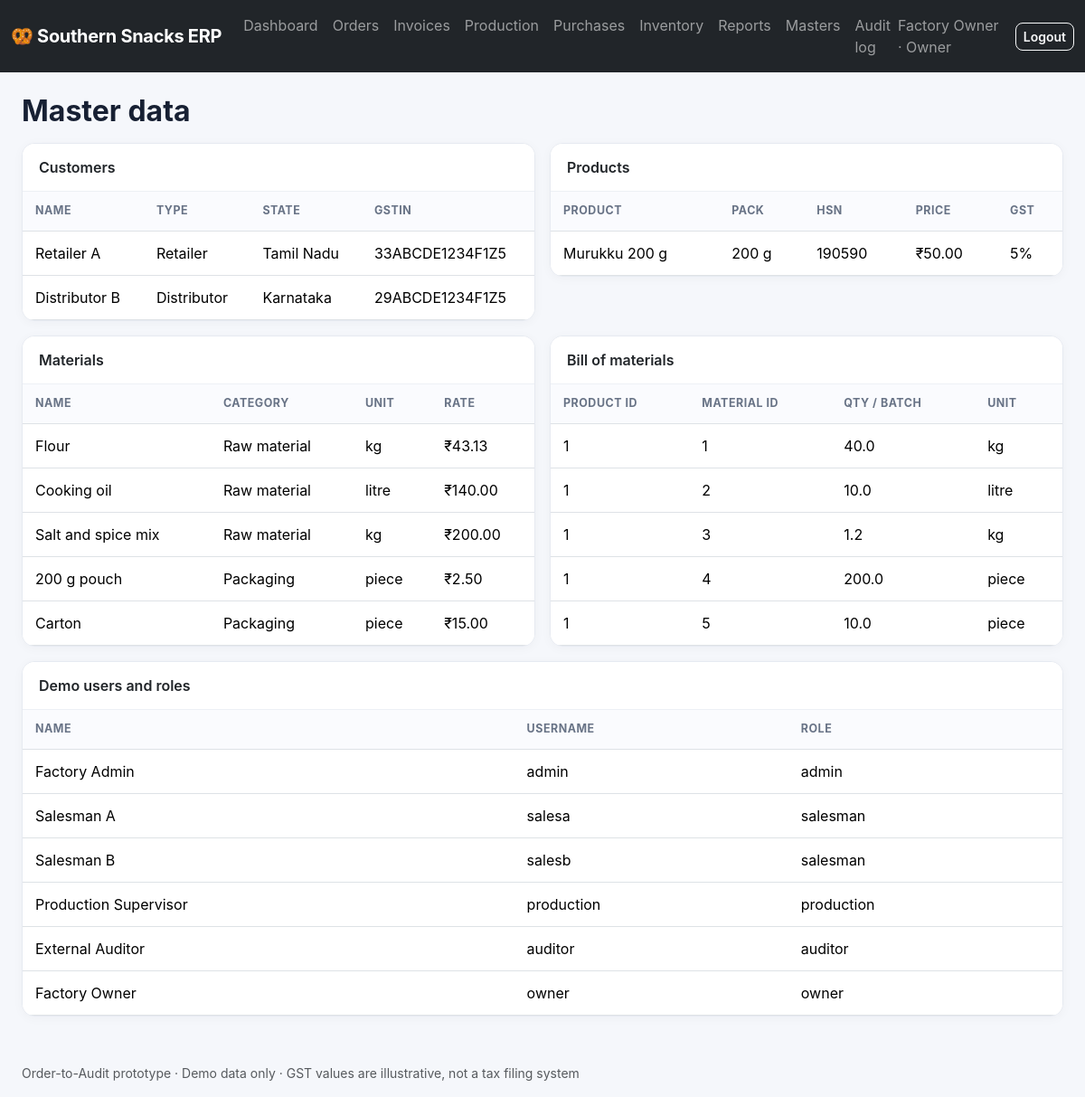
Screenshot of /masters (signed in) with the database file from the repository.
### app.py (models this page shows, shortened)
class User(UserMixin, db.Model):
    id=db.Column(db.Integer, primary_key=True); username=db.Column(db.String(80), unique=True); password_hash=db.Column(db.String(255)); role=db.Column(db.String(30)); full_name=db.Column(db.String(120))

class Customer(db.Model):
    id=db.Column(db.Integer,primary_key=True); name=db.Column(db.String(120)); kind=db.Column(db.String(30)); state=db.Column(db.String(80)); gstin=db.Column(db.String(20)); salesman_id=db.Column(db.Integer,db.ForeignKey('user.id'),nullable=True)

class Product(db.Model):
    id=db.Column(db.Integer,primary_key=True); name=db.Column(db.String(120)); pack_size=db.Column(db.String(30)); hsn=db.Column(db.String(20)); price_paise=db.Column(db.Integer); gst_rate=db.Column(db.Integer,default=5); finished_stock=db.Column(db.Integer,default=0)

class Material(db.Model):
    id=db.Column(db.Integer,primary_key=True); name=db.Column(db.String(120)); unit=db.Column(db.String(20)); category=db.Column(db.String(30)); stock_milli=db.Column(db.Integer,default=0); rate_paise=db.Column(db.Integer,default=0); reorder_level_milli=db.Column(db.Integer,default=0)

class BOMLine(db.Model):
    id=db.Column(db.Integer,primary_key=True); product_id=db.Column(db.Integer,db.ForeignKey('product.id')); material_id=db.Column(db.Integer,db.ForeignKey('material.id')); qty_milli=db.Column(db.Integer); unit=db.Column(db.String(20))

### app.py (the view)
@app.route('/masters')
@role_required('admin','owner')
def masters(): return render_template('masters.html',customers=Customer.query.all(),products=Product.query.all(),materials=Material.query.all(),users=User.query.all(),boms=BOMLine.query.all())

### app.py (called while the page is built)
@login_manager.user_loader
def load_user(uid): return db.session.get(User,int(uid))

def role_required(*roles):
    def deco(fn):
        @wraps(fn)
        def wrapped(*a,**kw):
            if not current_user.is_authenticated: return login_manager.unauthorized()
            if current_user.role not in roles: abort(403)
            return fn(*a,**kw)
        return wrapped
    return deco

def money(paise): return f"₹{(paise or 0)/100:,.2f}"

@app.context_processor
def inject(): return {'today':date.today(), 'invoice_due':invoice_due}

### templates/masters.html
{% extends 'base.html' %}{% block content %}<h2 class="fw-bold mb-3">Master data</h2><div class="row g-3"><div class="col-lg-6"><div class="card"><div class="card-header bg-white fw-semibold">Customers</div><table class="table mb-0"><thead><tr><th>Name</th><th>Type</th><th>State</th><th>GSTIN</th></tr></thead><tbody>{% for c in customers %}<tr><td>{{c.name}}</td><td>{{c.kind}}</td><td>{{c.state}}</td><td>{{c.gstin}}</td></tr>{% endfor %}</tbody></table></div></div><div class="col-lg-6"><div class="card"><div class="card-header bg-white fw-semibold">Products</div><table class="table mb-0"><thead><tr><th>Product</th><th>Pack</th><th>HSN</th><th>Price</th><th>GST</th></tr></thead><tbody>{% for p in products %}<tr><td>{{p.name}}</td><td>{{p.pack_size}}</td><td>{{p.hsn}}</td><td>{{money(p.price_paise)}}</td><td>{{p.gst_rate}}%</td></tr>{% endfor %}</tbody></table></div></div><div class="col-lg-6"><div class="card"><div class="card-header bg-white fw-semibold">Materials</div><table class="table mb-0"><thead><tr><th>Name</th><th>Category</th><th>Unit</th><th>Rate</th></tr></thead><tbody>{% for m in materials %}<tr><td>{{m.name}}</td><td>{{m.category}}</td><td>{{m.unit}}</td><td>{{money(m.rate_paise)}}</td></tr>{% endfor %}</tbody></table></div></div><div class="col-lg-6"><div class="card"><div class="card-header bg-white fw-semibold">Bill of materials</div><table class="table mb-0"><thead><tr><th>Product ID</th><th>Material ID</th><th>Qty / batch</th><th>Unit</th></tr></thead><tbody>{% for b in boms %}<tr><td>{{b.product_id}}</td><td>{{b.material_id}}</td><td>{{b.qty_milli/1000}}</td><td>{{b.unit}}</td></tr>{% endfor %}</tbody></table></div></div><div class="col-12"><div class="card"><div class="card-header bg-white fw-semibold">Demo users and roles</div><table class="table mb-0"><thead><tr><th>Name</th><th>Username</th><th>Role</th></tr></thead><tbody>{% for u in users %}<tr><td>{{u.full_name}}</td><td>{{u.username}}</td><td>{{u.role}}</td></tr>{% endfor %}</tbody></table></div></div></div>{% endblock %}

### templates/base.html (shortened to what this page needs)
<!doctype html><html lang="en"><head><meta charset="utf-8"><meta name="viewport" content="width=device-width, initial-scale=1"><title>{{ title or 'Southern Snacks | Order-to-Audit' }}</title><link href="https://cdn.jsdelivr.net/npm/bootstrap@5.3.3/dist/css/bootstrap.min.css" rel="stylesheet"><link href="{{ url_for('static',filename='style.css') }}" rel="stylesheet"></head><body>{% if current_user.is_authenticated %}<nav class="navbar navbar-expand-lg navbar-dark bg-dark"><div class="container-fluid"><a class="navbar-brand fw-bold" href="{{ url_for('dashboard') }}">🥨 Southern Snacks ERP</a><button class="navbar-toggler" data-bs-toggle="collapse" data-bs-target="#nav"></button><div class="collapse navbar-collapse" id="nav"><ul class="navbar-nav me-auto">{% for endpoint,label in [('dashboard','Dashboard'),('orders','Orders'),('invoices','Invoices'),('production','Production'),('purchases','Purchases'),('inventory','Inventory'),('reports','Reports')] %}<li class="nav-item"><a class="nav-link" href="{{ url_for(endpoint) }}">{{ label }}</a></li>{% endfor %}{% if current_user.role in ['admin','owner'] %}<li class="nav-item"><a class="nav-link" href="{{ url_for('masters') }}">Masters</a></li>{% endif %}{% if current_user.role in ['admin','owner','auditor'] %}<li class="nav-item"><a class="nav-link" href="{{ url_for('audit_log') }}">Audit log</a></li>{% endif %}</ul><span class="navbar-text me-3">{{ current_user.full_name }} · {{ current_user.role|title }}</span><a class="btn btn-outline-light btn-sm" href="{{ url_for('logout') }}">Logout</a></div></div></nav>{% endif %}<main class="container-fluid px-lg-4 py-4">{% with messages=get_flashed_messages(with_categories=true) %}{% for category,message in messages %}<div class="alert alert-{{ category }} alert-dismissible fade show">{{ message }}<button class="btn-close" data-bs-dismiss="alert"></button></div>{% endfor %}{% endwith %}{% block content %}{% endblock %}</main><footer class="container-fluid px-lg-4 pb-3 text-muted small">Order-to-Audit prototype · Demo data only · GST values are illustrative, not a tax filing system</footer><script src="https://cdn.jsdelivr.net/npm/bootstrap@5.3.3/dist/js/bootstrap.bundle.min.js"></script></body></html>

### static/style.css (style rules this page uses)
:root { --ink:#172033;--muted:#687386;--brand:#2457d6 }
body { background:#f5f7fb;color:var(--ink);font-family:Inter,system-ui,-apple-system,Segoe UI,sans-serif }
.navbar-brand { letter-spacing:-.3px }
.card { border:1px solid #e6eaf1;border-radius:14px;box-shadow:0 2px 12px rgba(23,32,51,.035);overflow:hidden }
.card-header { padding:14px 18px;border-bottom:1px solid #edf0f5 }
.table>:not(caption)>*>* { padding:12px 14px;vertical-align:middle }
.table thead th { font-size:.78rem;text-transform:uppercase;letter-spacing:.04em;color:#687386;background:#fafbfe }
.btn { border-radius:8px;font-weight:600 }
footer { margin-top:28px }

### rows the page displays
User: full_name "Factory Owner", role "Owner", username "owner", role "owner"
Customer: name "Retailer A", kind "Retailer", state "Tamil Nadu", gstin "33ABCDE1234F1Z5"
Customer: name "Distributor B", kind "Distributor", state "Karnataka", gstin "29ABCDE1234F1Z5"
Product: name "Murukku 200 g", pack_size "200 g", hsn "190590", price_paise "₹50.00", gst_rate "5"
Material: name "Flour", category "Raw material", unit "kg", rate_paise "₹43.13"
Material: name "Cooking oil", category "Raw material", unit "litre", rate_paise "₹140.00"
Material: name "Salt and spice mix", category "Raw material", unit "kg", rate_paise "₹200.00"
Material: name "200 g pouch", category "Packaging", unit "piece", rate_paise "₹2.50"
Material: name "Carton", category "Packaging", unit "piece", rate_paise "₹15.00"
BOMLine: product_id "1", material_id "1", b.qty_milli/1000 "40.0", unit "kg"
BOMLine: product_id "1", material_id "2", b.qty_milli/1000 "10.0", unit "litre"
BOMLine: product_id "1", material_id "3", b.qty_milli/1000 "1.2", unit "kg"
BOMLine: product_id "1", material_id "4", b.qty_milli/1000 "200.0", unit "piece"
BOMLine: product_id "1", material_id "5", b.qty_milli/1000 "10.0", unit "piece"
User: full_name "Factory Admin", username "admin", role "admin"
User: full_name "Salesman A", username "salesa", role "salesman"
User: full_name "Salesman B", username "salesb", role "salesman"
User: full_name "Production Supervisor", username "production", role "production"
User: full_name "External Auditor", username "auditor", role "auditor"

### other values shown
{{ label }} "Dashboard" "Orders" "Invoices" "Production" "Purchases" "Inventory" "Reports"
